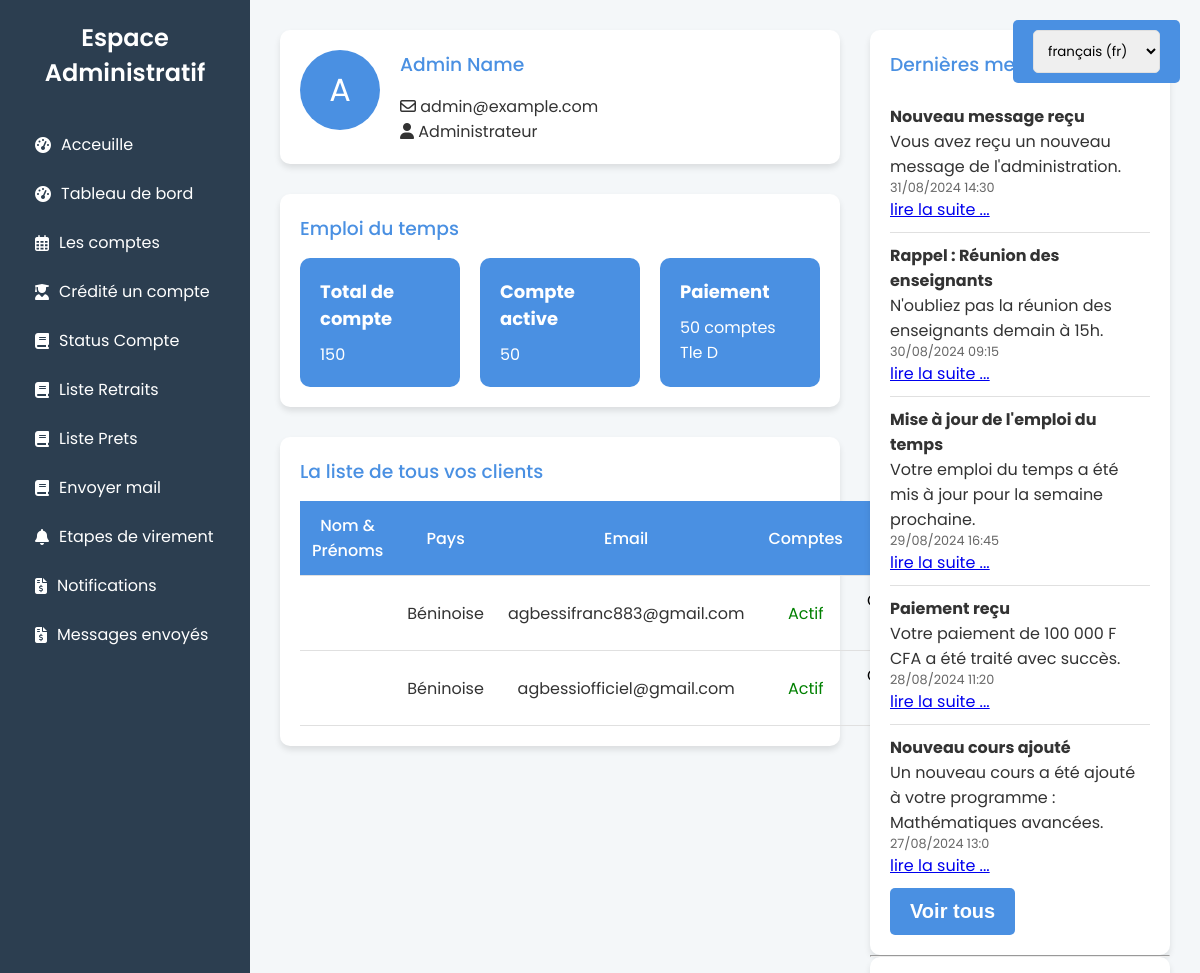
The page /admininistratif/1/ (signed in, upper part) on the database as committed earlier.
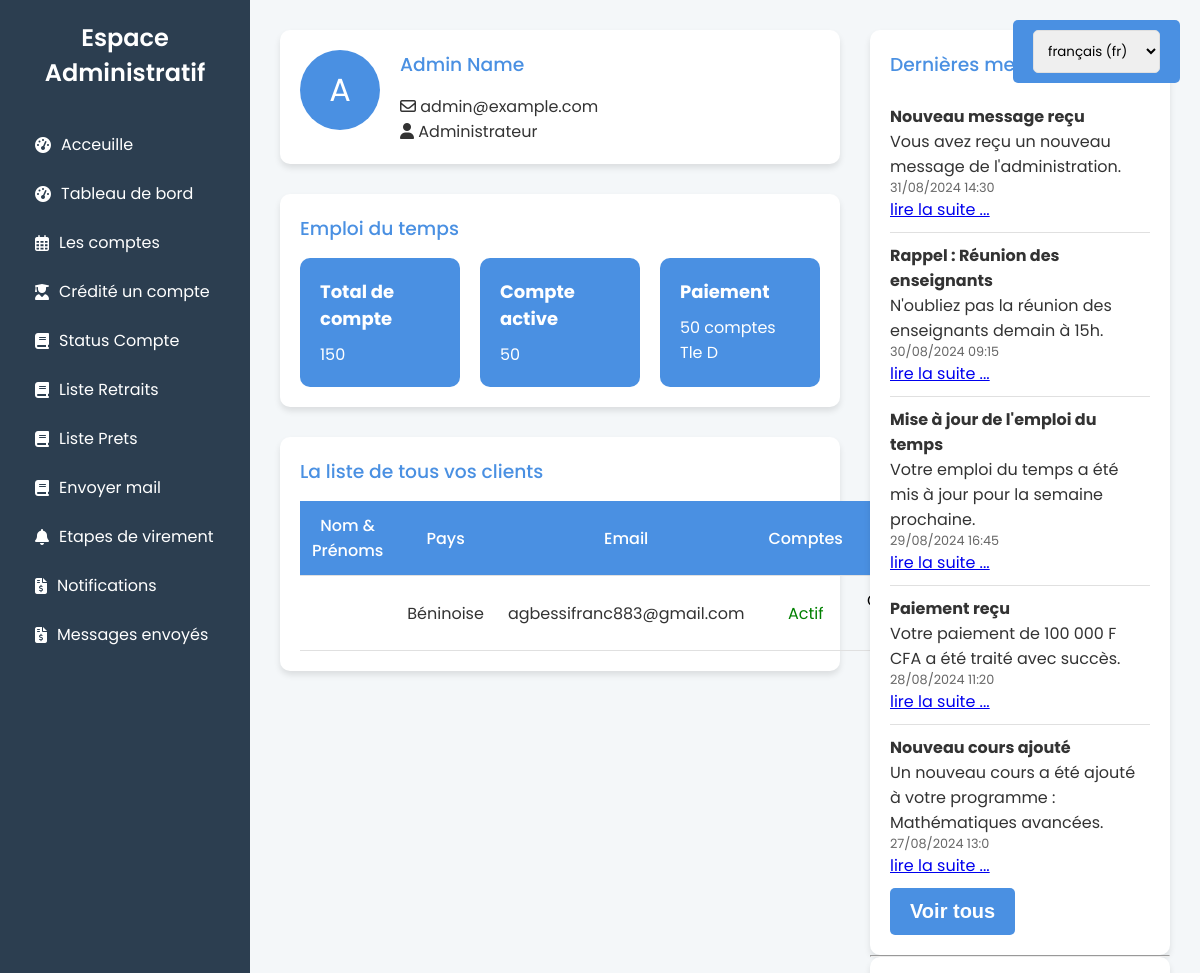
The same page on the database as committed later.
### banque_app/models.py (models this page shows, shortened)
class UserProfile(models.Model):
    GENDER_CHOICES = [
        ('male', 'Homme'),
        ('female', 'Femme'),
        ('other', 'Autre')
    ]
    PROFESSION_CHOICES = [
        ('employed', 'Employé'),
        ('self-employed', 'Entrepreneur'),
        ('retired', 'Retraité'),
        ('other', 'Autre')
    ]
    STATUT_CHOICES = [
        ('Vérifier', 'Vérifier'),
        ('Non vérifier', 'Non vérifier'),
        ('En attente de vérification', 'En attente de vérification'),
        ('En cours de vérification', 'En cours de vérification'),
    ]
    user = models.OneToOneField(User, on_delete=models.CASCADE)
    birth_date = models.DateField(null=True, blank=True)
    birth_place = models.CharField(max_length=255)
    nationality = models.CharField(max_length=100)
    gender = models.CharField(max_length=10, choices=GENDER_CHOICES)
    address = models.CharField(max_length=255)
    phone = models.CharField(max_length=20)
    income = models.DecimalField(max_digits=10, decimal_places=2, null=True, blank=True)
    income_source = models.CharField(max_length=255, null=True, blank=True)  # Made optional
    profession = models.CharField(max_length=20, choices=PROFESSION_CHOICES)
    terms = models.BooleanField(default=False)  # BooleanFields don't need null=True
    consent = models.BooleanField(default=False)
    confirmation = models.BooleanField(default=False)
    statut = models.CharField(max_length=30, choices=STATUT_CHOICES, default='Non vérifier')

### banque_app/views.py (the view)
# urls.py: path('admininistratif/<int:user_id>/', dashboard_admin, name='dashbord_admin'),
@login_required
@user_passes_test(is_superuser)
def dashboard_admin(request, user_id):
    user_profiles = UserProfile.objects.select_related('user').all()
    context = {
        "user_profiles": user_profiles,
        'user_id': user_id
    }
    return render(request, 'admins/administation/comptes.html', context)

### banque_app/views.py (called while the page is built)
def is_superuser(user):
    return user.is_superuser

### Templates/admins/administation/comptes.html
{% extends "admins/administation/dashbord_admin.html" %}
{% block history %}
<h3>La liste de tous vos clients</h3>
<table>
    <thead>
        <tr>
            <th>Nom & Prénoms</th>
            <th>Pays</th>
            <th>Email</th>
            <th>Comptes</th>
            <th>Voir</th>
        </tr>
    </thead>
    <tbody>
        {% for profile in user_profiles %}
        <tr>
            <td>{{ profile.last_name }} {{ profile.first_name }}</td>
            <td>{{ profile.nationality }}</td>
            <td>{{ profile.user.email }}</td>
            <td style="color: {% if profile.user.is_active %}green{% else %}red{% endif %};">
                {% if profile.user.is_active %}Actif{% else %}Inactif{% endif %}
            </td>
            <td><a href="{% url 'dashbord_user' profile.user.id %}" style="text-decoration: none;color: black;">Consulter ...</a></td>
        </tr>
        {% endfor %}
    </tbody>
</table>
{% endblock  %}

### Templates/admins/administation/dashbord_admin.html (shortened to what this page needs)
{% extends "admins/base.html" %}
{% block navbar %}
<h2>Espace Administratif</h2>
<nav>
    <ul>
        <li><i class="fas fa-tachometer-alt"></i> <span>Acceuille</span></li>
        <li><i class="fas fa-tachometer-alt"></i> <span>Tableau de bord</span></li>
        <li><i class="far fa-calendar-alt"></i> <span><a href="{% url 'dashbord_admin' request.user.id %}" style="text-decoration: none; color: white;">Les comptes</a></span></li>
        <li><i class="fas fa-user-graduate"></i> <span><a href="{% url "compte_banque" %}" style="text-decoration: none; color: white;">Crédité un compte</a></span></li>
        <li><i class="fas fa-book"></i> <span><a href="{% url "statut_compte" %}" style="text-decoration: none; color: white;">Status Compte</a></span></li>
        <li><i class="fas fa-book"></i> <span><a href="{% url "statut_demande_retrait" %}" style="text-decoration: none; color: white;">Liste Retraits</a></span></li>
        <li><i class="fas fa-book"></i> <span><a href="{% url "statut_demande_pret" %}" style="text-decoration: none; color: white;">Liste Prets</a></span></li>
        <li><i class="fas fa-book"></i> <span><a href="{% url "send_message" %}" style="text-decoration: none; color: white;">Envoyer mail</a></span></li>
        <li><i class="fas fa-bell"></i> <span>Etapes de virement</span></li>
        <li><i class="fas fa-file-invoice-dollar"></i> <span>Notifications</span></li>
        <li><i class="fas fa-file-invoice-dollar"></i> <span>Messages envoyés</span></li>
    </ul>
</nav>
{% endblock  %}
{% block user-info %}
<div class="user-avatar">A</div>
<div class="user-details">
    <h3>Admin Name</h3>
    <p><i class="far fa-envelope"></i> admin@example.com</p>
    <p><i class="fas fa-user"></i> Administrateur</p>
</div>
{% endblock  %}
{% block details %}
<h3>Emploi du temps</h3>
<div class="salary-cards">
    <div class="salary-card">
        <h4>Total de compte</h4>
        <p>150</p>
    </div>
    <div class="salary-card">
        <h4>Compte active</h4>
        <p>50</p>
    </div>
    <div class="salary-card">
        <h4>Paiement</h4>
        <p>50 comptes</p>
        <p>Tle D</p>
    </div>
</div>
{% endblock  %}
{% block notifications %}
<h3>Dernières messages reçus</h3>
<ul>
    <li>
        <p><strong>Nouveau message reçu</strong></p>
        <p>Vous avez reçu un nouveau message de l'administration.</p>
        <p class="notification-date">31/08/2024 14:30</p>
        <a href="#">lire la suite ...</a>
    </li>
    <li>
        <p><strong>Rappel : Réunion des enseignants</strong></p>
        <p>N'oubliez pas la réunion des enseignants demain à 15h.</p>
        <p class="notification-date">30/08/2024 09:15</p>
        <a href="#">lire la suite ...</a>
    </li>
    <li>
        <p><strong>Mise à jour de l'emploi du temps</strong></p>
        <p>Votre emploi du temps a été mis à jour pour la semaine prochaine.</p>
        <p class="notification-date">29/08/2024 16:45</p>
        <a href="#">lire la suite ...</a>
    </li>
    <li>
        <p><strong>Paiement reçu</strong></p>
        <p>Votre paiement de 100 000 F CFA a été traité avec succès.</p>
        <p class="notification-date">28/08/2024 11:20</p>
        <a href="#">lire la suite ...</a>
    </li>
    <li>
        <p><strong>Nouveau cours ajouté</strong></p>
        <p>Un nouveau cours a été ajouté à votre programme : Mathématiques avancées.</p>
        <p class="notification-date">27/08/2024 13:0</p>
        <a href="#">lire la suite ...</a>
    </li>
</ul>
<button class="nav-button signup-button"><a href="#" style="color: white; text-decoration: none; font-weight: bold; font-size: 20px;">Voir tous</a></button>
{% endblock  %}

### Templates/admins/base.html (shortened to what this page needs)
{% load static %}
{% load i18n %}
<!DOCTYPE html>
<html lang="{{ LANGUAGE_CODE }}">
<head>
    <link rel="stylesheet" href="{% static 'css/admin.css' %}">
    <link rel="stylesheet" href="https://cdnjs.cloudflare.com/ajax/libs/font-awesome/6.1.1/css/all.min.css">
</head>
<body>
    <div class="sidebar">
        {% block navbar %}
        {% endblock  %}
    </div>
    <div class="main-content">
        <div class="left-content">
            <div class="user-info">
                {% block user-info %}
                {% endblock  %}
            </div>
            <div class="salary-details">
                {% block details %}
                {% endblock  %}
            </div>
            <div class="payment-history">
                {% block history %}
                {% endblock  %}
            </div>
        </div>
        <div class="right-content">
            <div class="notifications">
                {% block notifications %}
                {% endblock  %}
            </div>
            <hr>
            <div class="notifications">
            </div>
        </div>
    </div>
    <form action="{% url 'set_language' %}" method="post" class="language-btn" id="language-form">
        <select name="language" onchange="document.getElementById('language-form').submit()">
            {% get_current_language as LANGUAGE_CODE %}
            {% get_available_languages as LANGUAGES %}
            {% get_language_info_list for LANGUAGES as languages %}
            {% for language in languages %}
                <option value="{{ language.code }}"{% if language.code == LANGUAGE_CODE %} selected{% endif %}>
                    {{ language.name_local }} ({{ language.code }})
                </option>
            {% endfor %}
        </select>
    </form>
</body>
</html>

### static/css/admin.css (style rules this page uses)
:root { --primary-color: #4a90e2; --secondary-color: #2c3e50; --background-color: #f4f7f9; --text-color: #333; --light-gray: #e0e0e0; --box-shadow: 0 4px 6px rgba(0, 0, 0, 0.1); }
* { margin: 0; padding: 0; box-sizing: border-box; }
body { font-family: 'Poppins', sans-serif; background-color: var(--background-color); color: var(--text-color); display: flex; min-height: 100vh; }
.sidebar { width: 250px; background-color: var(--secondary-color); color: white; padding: 20px; display: flex; flex-direction: column; transition: all 0.3s ease; }
.sidebar h2 { margin-bottom: 30px; font-size: 24px; text-align: center; font-weight: 600; }
.sidebar ul { list-style-type: none; }
.sidebar li { padding: 12px 15px; cursor: pointer; transition: all 0.3s ease; border-radius: 5px; display: flex; align-items: center; }
.sidebar li i { margin-right: 10px; }
form { display: grid; gap: 15px; }
input, select, textarea { width: 100%; padding: 10px; border: 1px solid var(--light-gray); border-radius: 5px; font-family: 'Poppins', sans-serif; }
button { background-color: var(--primary-color); color: white; border: none; padding: 12px 20px; border-radius: 5px; cursor: pointer; transition: background-color 0.3s ease; font-weight: 500; }
.main-content { flex: 1; padding: 30px; display: flex; gap: 30px; flex-wrap: wrap; }
.left-content { flex: 2; min-width: 300px; display: flex; flex-direction: column; gap: 30px; }
.right-content { flex: 1; min-width: 300px; }
.user-info { display: flex; flex-wrap: wrap; align-items: flex-start; background-color: white; padding: 20px; border-radius: 10px; box-shadow: var(--box-shadow); }
.user-avatar { width: 80px; height: 80px; border-radius: 50%; background-color: var(--primary-color); margin-right: 20px; display: flex; align-items: center; justify-content: center; font-size: 32px; color: white; }
.user-details { flex: 1; min-width: 200px; }
.salary-details, .payment-history, .notifications { background-color: white; padding: 20px; border-radius: 10px; box-shadow: var(--box-shadow); }
h3 { color: var(--primary-color); margin-bottom: 15px; font-weight: 500; }
table { width: 100%; border-collapse: collapse; margin-top: 15px; }
th, td { padding: 12px; text-align: left; text-align: center; border-bottom: 1px solid var(--light-gray); }
th { background-color: var(--primary-color); color: white; font-weight: 500; }
.salary-cards { display: flex; flex-wrap: wrap; gap: 20px; justify-content: space-between; }
.salary-card { background-color: var(--primary-color); color: white; padding: 20px; border-radius: 10px; flex: 1; min-width: 150px !important; transition: transform 0.3s ease; }
.salary-card h4 { font-size: 18px; margin-bottom: 10px; }
.salary-card p { font-size: 16px; font-weight: 400; }
.language-btn { position: fixed; top: 20px; right: 20px; background-color: var(--primary-color); color: white; border: none; padding: 10px 20px; border-radius: 5px; cursor: pointer; transition: background-color 0.3s ease; font-weight: 500; z-index: 1000; }
.notifications ul { list-style-type: none; }
.notifications li { padding: 10px 0; border-bottom: 1px solid var(--light-gray); }
.notifications li:last-child { border-bottom: none; }
.notification-date { font-size: 0.8em; color: #666; }

Rows that differ between the two databases and show on the page:
removed UserProfile: nationality "Béninoise", user.email "agbessiofficiel@gmail.com", shows "Actif"
